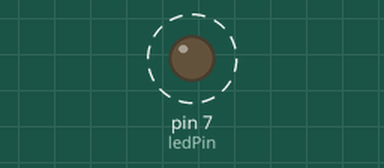
Recording of a program running on a simulated Raspberry Pi (header pin numbers). Parts: output pins drawn as LEDs (lit = HIGH). Dashed ring = blinking. At 5.0 s the program stops and its outputs stay as they are.

Above: at 0.02 s.
Timing chart, 0 to 3.0 s (numbered marks = the images above):
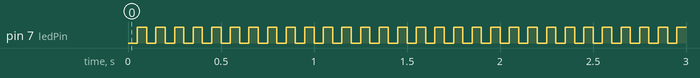

The program:

GpioTest.py
```python
import RPi.GPIO as GPIO
import time

ledPin = 7
GPIO.setmode(GPIO.BOARD)
GPIO.setup(ledPin, GPIO.OUT)

for i in range(0, 50):
    GPIO.output(ledPin, GPIO.LOW)
    time.sleep(0.05)
    GPIO.output(ledPin, GPIO.HIGH)
    time.sleep(0.05)

GPIO.cleanup()
```

Measured:
- by itself, pin 7 (ledPin): alternates HIGH for 0.05 s and LOW for 0.05 s, 100 changes in all, then stays LOW
